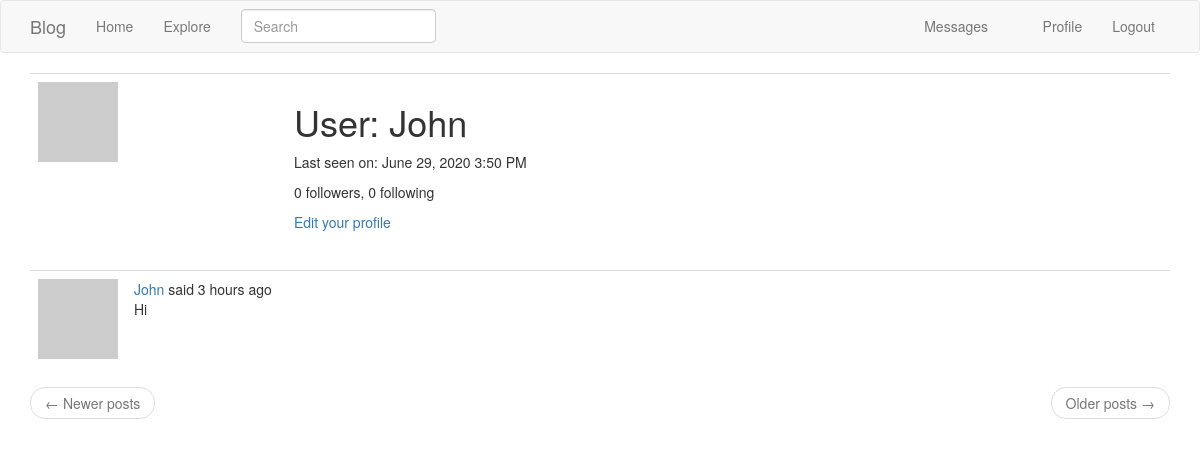
Screenshot of /user/John (signed in) with the database file from the repository.
### app/models.py (models this page shows, shortened)
class User(UserMixin, db.Model):
    id = db.Column(db.Integer, primary_key=True)
    username = db.Column(db.String(64), index=True, unique=True)
    email = db.Column(db.String(120), index=True, unique=True)
    password_hash = db.Column(db.String(128))
    posts = db.relationship("Post", backref="author", lazy="dynamic")
    about_me = db.Column(db.String(140))
    last_seen = db.Column(db.DateTime, default=datetime.utcnow)
    followed = db.relationship(
        "User",
        secondary=followers,
        primaryjoin=(followers.c.follower_id == id),
        secondaryjoin=(followers.c.followed_id == id),
        backref=db.backref("followers", lazy="dynamic"),
        lazy="dynamic",
    )
    messages_sent = db.relationship(
        "Message", foreign_keys="Message.sender_id", backref="author", lazy="dynamic"
    )
    messages_received = db.relationship(
        "Message",
        foreign_keys="Message.recipient_id",
        backref="recipient",
        lazy="dynamic",
    )
    last_message_read_time = db.Column(db.DateTime)
    notifications = db.relationship("Notification", backref="user", lazy="dynamic")
    def avatar(self, size):
        digest = md5(self.email.lower().encode("utf-8")).hexdigest()
        return "https://www.gravatar.com/avatar/{}?d=identicon&s={}".format(
            digest, size
        )
    def new_messages(self):
        last_read_time = self.last_message_read_time or datetime(1900, 1, 1)
        return (
            Message.query.filter_by(recipient=self)
            .filter(Message.timestamp > last_read_time)
            .count()
        )

class SearchableMixin(object):
    @classmethod
    def before_commit(cls, session):
        session._changes = {
            "add": list(session.new),
            "update": list(session.dirty),
            "delete": list(session.deleted),
        }
    @classmethod
    def after_commit(cls, session):
        for obj in session._changes["add"]:
            if isinstance(obj, SearchableMixin):
                add_to_index(obj.__tablename__, obj)
        for obj in session._changes["update"]:
            if isinstance(obj, SearchableMixin):
                add_to_index(obj.__tablename__, obj)
        for obj in session._changes["delete"]:
            if isinstance(obj, SearchableMixin):
                remove_from_index(obj.__tablename__, obj)
        session._changes = None

class Post(SearchableMixin, db.Model):
    __searchable__ = ["body"]
    id = db.Column(db.Integer, primary_key=True)
    body = db.Column(db.String(140))
    timestamp = db.Column(db.DateTime, index=True, default=datetime.utcnow)
    user_id = db.Column(db.Integer, db.ForeignKey("user.id"))
    language = db.Column(db.String(5))

### app/main/routes.py (the view)
@bp.route("/user/<username>")
@login_required
def user(username):
    user = User.query.filter_by(username=username).first_or_404()
    page = request.args.get("page", 1, type=int)
    posts = user.posts.order_by(Post.timestamp.desc()).paginate(
        page, current_app.config["POSTS_PER_PAGE"], False
    )
    next_url = (
        url_for("main.user", username=user.username, page=posts.next_num)
        if posts.has_next
        else None
    )
    prev_url = (
        url_for("main.user", username=user.username, page=posts.prev_num)
        if posts.has_prev
        else None
    )
    form = EmptyForm()
    return render_template(
        "user.html",
        user=user,
        posts=posts.items,
        next_url=next_url,
        prev_url=prev_url,
        form=form,
    )

### app/main/forms.py
class SearchForm(FlaskForm):
    q = StringField(_l("Search"), validators=[DataRequired()])
    def __init__(self, *args, **kwargs):
        if "formdata" not in kwargs:
            kwargs["formdata"] = request.args
        if "csrf_enabled" not in kwargs:
            kwargs["csrf_enabled"] = False
        super(SearchForm, self).__init__(*args, **kwargs)

class EmptyForm(FlaskForm):
    submit = SubmitField("Submit")

### app/main/routes.py (called while the page is built)
@bp.before_app_request
def before_request():
    if current_user.is_authenticated:
        current_user.last_seen = datetime.utcnow()
        db.session.commit()
        g.search_form = SearchForm()
    g.locale = str(get_locale())

### app/models.py (called while the page is built)
@login.user_loader
def load_user(id):
    return User.query.get(int(id))

### app/templates/user.html (shortened to what this page needs)
{% extends "base.html" %}
{% block app_content %}
  <table class="table table-hover">
    <tr>
      <td width="256px"><img src="{{ user.avatar(256) }}"></td>
      <td>
        <h1>{{ _('User') }}: {{ user.username }}</h1>
        {% if user.last_seen %}
        <p>{{ _('Last seen on') }}: {{ moment(user.last_seen).format('LLL') }}</p>
        {% endif %}
        <p>{{ _('%(count)d followers', count=user.followers.count()) }}, {{ _('%(count)d following', count=user.followed.count()) }}</p>
        {% if user == current_user %}
        <p><a href="{{ url_for('main.edit_profile') }}">{{ _('Edit your profile') }}</a></p>
        {% endif %}
      </td>
    </tr>
  </table>
  {% for post in posts %}
      {% include '_post.html' %}
  {% endfor %}
  <nav aria-label="...">
    <ul class="pager">
      <li class="previous{% if not prev_url %} disabled{% endif %}">
        <a href="{{ prev_url or '#' }}">
          <span aria-hidden="true">&larr;</span> {{ _('Newer posts') }}
        </a>
      </li>
      <li class="next{% if not next_url %} disabled{% endif %}">
        <a href="{{ next_url or '#' }}">
          {{ _('Older posts') }} <span aria-hidden="true">&rarr;</span>
        </a>
      </li>
    </ul>
  </nav>
{% endblock %}

### app/templates/_post.html (shortened to what this page needs)
<table class="table table-hover">
  <tr>
      <td width="70px">
          <a href="{{ url_for('main.user', username=post.author.username) }}">
              <img src="{{ post.author.avatar(70) }}" />
          </a>
      </td>
      <td>
          {{ _('%(username)s said %(when)s',
              username=user_link, when=moment(post.timestamp).fromNow()) }}
          <br>
          <span id="post{{ post.id }}">{{ post.body }}</span>
      </td>
  </tr>
</table>

### rows the page displays
User: username "John", last_seen "June 29, 2020 3:50 PM"
Post: body "Hi"
